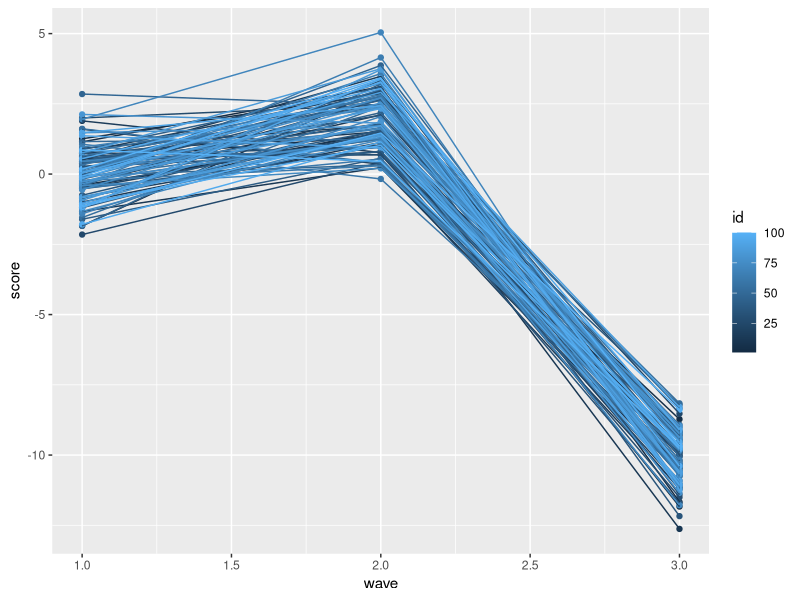

Write the R code that produced this figure.
library(lme4)
library(ggplot2)

set.seed(112358)
adf <- data.frame(wave=rep(c(1,2,3), each=100),
		  id=rep(1:100, 3),
		  score=c(rnorm(100, 0, 1), 
			  rnorm(100, 2, 1),
			  rnorm(100, -10, 1)))

summary(adf)

ggplot(adf, aes(x=wave, y=score, group=id)) +
	geom_point(aes(color=id))+
	geom_line(aes(color=id))

amod <- lmer(score ~ 1 + (1|id) + (1|wave), data=adf)
summary(amod)

var.id <- VarCorr(amod)$id["(Intercept)", "(Intercept)"]
var.wave <- VarCorr(amod)$wave["(Intercept)", "(Intercept)"]
residual <- sigma(amod)
total.var <- var.id+var.wave+residual

(id.icc <- var.id/total.var) #basically nothing
(wave.icc <- var.wave/total.var) #all of it
